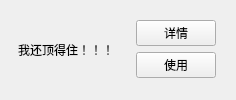
      <widget class="QWidget" name="widget_13" native="true">
       <layout class="QHBoxLayout" name="horizontalLayout_7">
        <item>
         <widget class="QToolButton" name="toolButton_6">
          <property name="text">
           <string>我还顶得住！！！</string>
          </property>
          <property name="icon">
           <iconset>
            <normaloff>:/icon/res/ding.jpg</normaloff>:/icon/res/ding.jpg</iconset>
          </property>
          <property name="iconSize">
           <size>
            <width>200</width>
            <height>200</height>
           </size>
          </property>
          <property name="autoRepeat">
           <bool>false</bool>
          </property>
          <property name="autoExclusive">
           <bool>false</bool>
          </property>
          <property name="popupMode">
           <enum>QToolButton::InstantPopup</enum>
          </property>
          <property name="toolButtonStyle">
           <enum>Qt::ToolButtonTextUnderIcon</enum>
          </property>
          <property name="autoRaise">
           <bool>true</bool>
          </property>
          <property name="arrowType">
           <enum>Qt::NoArrow</enum>
          </property>
         </widget>
        </item>
        <item>
         <widget class="QWidget" name="widget_14" native="true">
          <layout class="QVBoxLayout" name="verticalLayout_9">
           <item>
            <widget class="QPushButton" name="detail7">
             <property name="text">
              <string>详情</string>
             </property>
            </widget>
           </item>
           <item>
            <widget class="QPushButton" name="use7">
             <property name="text">
              <string>使用</string>
             </property>
            </widget>
           </item>
          </layout>
         </widget>
        </item>
       </layout>
      </widget>
